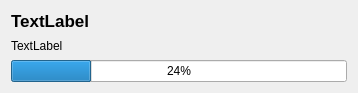
<?xml version="1.0" encoding="UTF-8"?>
<ui version="4.0">
 <class>taskView</class>
 <widget class="QWidget" name="taskView">
  <property name="geometry">
   <rect>
    <x>0</x>
    <y>0</y>
    <width>358</width>
    <height>93</height>
   </rect>
  </property>
  <property name="windowTitle">
   <string>Form</string>
  </property>
  <layout class="QGridLayout" name="gridLayout">
   <item row="0" column="0">
    <layout class="QVBoxLayout" name="verticalLayout_2">
     <item>
      <layout class="QVBoxLayout" name="verticalLayout">
       <item>
        <widget class="QLabel" name="label_2">
         <property name="font">
          <font>
           <pointsize>13</pointsize>
           <weight>75</weight>
           <bold>true</bold>
          </font>
         </property>
         <property name="text">
          <string>TextLabel</string>
         </property>
        </widget>
       </item>
       <item>
        <widget class="QLabel" name="label">
         <property name="text">
          <string>TextLabel</string>
         </property>
        </widget>
       </item>
      </layout>
     </item>
     <item>
      <widget class="QProgressBar" name="progressBar">
       <property name="value">
        <number>24</number>
       </property>
      </widget>
     </item>
    </layout>
   </item>
  </layout>
 </widget>
 <resources/>
 <connections/>
</ui>
